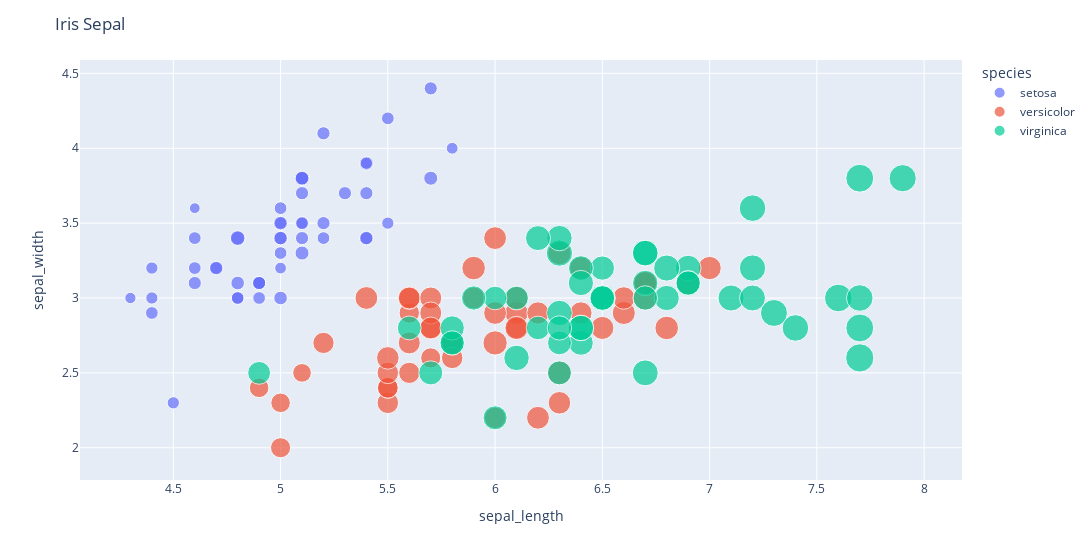

The cell this chart's notebook holds for it:
### Code cell
fig_3 = px.scatter(x='sepal_length', y='sepal_width', width=1300, size='petal_length', color='species', data_frame=df)
fig_3.update_layout(title='Iris Sepal Hue & Size')
fig_3.show()

### Figure 1 — Plotly figure (JSON) as saved in the notebook; plotly's stock layout.template omitted (floating-point values rounded to 4 significant figures)
{"data": [{"hoverlabel": {"namelength": 0}, "hovertemplate": "species=setosa<br>sepal_length=%{x}<br>sepal_width=%{y}<br>petal_length=%{marker.size}", "legendgroup": "setosa", "marker": {"color": "#636efa", "size": [1.4, 1.4, 1.3, 1.5, 1.4, 1.7, 1.4, 1.5, 1.4, 1.5, 1.5, 1.6, 1.4, 1.1, 1.2, 1.5, 1.3, 1.4, 1.7, 1.5, 1.7, 1.5, 1, 1.7, 1.9, 1.6, 1.6, 1.5, 1.4, 1.6, 1.6, 1.5, 1.5, 1.4, 1.5, 1.2, 1.3, 1.5, 1.3, 1.5, 1.3, 1.3, 1.3, 1.6, 1.9, 1.4, 1.6, 1.4, 1.5, 1.4], "sizemode": "area", "sizeref": 0.01725, "symbol": "circle"}, "mode": "markers", "name": "setosa", "showlegend": true, "type": "scatter", "x": [5.1, 4.9, 4.7, 4.6, 5, 5.4, 4.6, 5, 4.4, 4.9, 5.4, 4.8, 4.8, 4.3, 5.8, 5.7, 5.4, 5.1, 5.7, 5.1, 5.4, 5.1, 4.6, 5.1, 4.8, 5, 5, 5.2, 5.2, 4.7, 4.8, 5.4, 5.2, 5.5, 4.9, 5, 5.5, 4.9, 4.4, 5.1, 5, 4.5, 4.4, 5, 5.1, 4.8, 5.1, 4.6, 5.3, 5], "xaxis": "x", "y": [3.5, 3, 3.2, 3.1, 3.6, 3.9, 3.4, 3.4, 2.9, 3.1, 3.7, 3.4, 3, 3, 4, 4.4, 3.9, 3.5, 3.8, 3.8, 3.4, 3.7, 3.6, 3.3, 3.4, 3, 3.4, 3.5, 3.4, 3.2, 3.1, 3.4, 4.1, 4.2, 3.1, 3.2, 3.5, 3.1, 3, 3.4, 3.5, 2.3, 3.2, 3.5, 3.8, 3, 3.8, 3.2, 3.7, 3.3], "yaxis": "y"}, {"hoverlabel": {"namelength": 0}, "hovertemplate": "species=versicolor<br>sepal_length=%{x}<br>sepal_width=%{y}<br>petal_length=%{marker.size}", "legendgroup": "versicolor", "marker": {"color": "#EF553B", "size": [4.7, 4.5, 4.9, 4, 4.6, 4.5, 4.7, 3.3, 4.6, 3.9, 3.5, 4.2, 4, 4.7, 3.6, 4.4, 4.5, 4.1, 4.5, 3.9, 4.8, 4, 4.9, 4.7, 4.3, 4.4, 4.8, 5, 4.5, 3.5, 3.8, 3.7, 3.9, 5.1, 4.5, 4.5, 4.7, 4.4, 4.1, 4, 4.4, 4.6, 4, 3.3, 4.2, 4.2, 4.2, 4.3, 3, 4.1], "sizemode": "area", "sizeref": 0.01725, "symbol": "circle"}, "mode": "markers", "name": "versicolor", "showlegend": true, "type": "scatter", "x": [7, 6.4, 6.9, 5.5, 6.5, 5.7, 6.3, 4.9, 6.6, 5.2, 5, 5.9, 6, 6.1, 5.6, 6.7, 5.6, 5.8, 6.2, 5.6, 5.9, 6.1, 6.3, 6.1, 6.4, 6.6, 6.8, 6.7, 6, 5.7, 5.5, 5.5, 5.8, 6, 5.4, 6, 6.7, 6.3, 5.6, 5.5, 5.5, 6.1, 5.8, 5, 5.6, 5.7, 5.7, 6.2, 5.1, 5.7], "xaxis": "x", "y": [3.2, 3.2, 3.1, 2.3, 2.8, 2.8, 3.3, 2.4, 2.9, 2.7, 2, 3, 2.2, 2.9, 2.9, 3.1, 3, 2.7, 2.2, 2.5, 3.2, 2.8, 2.5, 2.8, 2.9, 3, 2.8, 3, 2.9, 2.6, 2.4, 2.4, 2.7, 2.7, 3, 3.4, 3.1, 2.3, 3, 2.5, 2.6, 3, 2.6, 2.3, 2.7, 3, 2.9, 2.9, 2.5, 2.8], "yaxis": "y"}, {"hoverlabel": {"namelength": 0}, "hovertemplate": "species=virginica<br>sepal_length=%{x}<br>sepal_width=%{y}<br>petal_length=%{marker.size}", "legendgroup": "virginica", "marker": {"color": "#00cc96", "size": [6, 5.1, 5.9, 5.6, 5.8, 6.6, 4.5, 6.3, 5.8, 6.1, 5.1, 5.3, 5.5, 5, 5.1, 5.3, 5.5, 6.7, 6.9, 5, 5.7, 4.9, 6.7, 4.9, 5.7, 6, 4.8, 4.9, 5.6, 5.8, 6.1, 6.4, 5.6, 5.1, 5.6, 6.1, 5.6, 5.5, 4.8, 5.4, 5.6, 5.1, 5.1, 5.9, 5.7, 5.2, 5, 5.2, 5.4, 5.1], "sizemode": "area", "sizeref": 0.01725, "symbol": "circle"}, "mode": "markers", "name": "virginica", "showlegend": true, "type": "scatter", "x": [6.3, 5.8, 7.1, 6.3, 6.5, 7.6, 4.9, 7.3, 6.7, 7.2, 6.5, 6.4, 6.8, 5.7, 5.8, 6.4, 6.5, 7.7, 7.7, 6, 6.9, 5.6, 7.7, 6.3, 6.7, 7.2, 6.2, 6.1, 6.4, 7.2, 7.4, 7.9, 6.4, 6.3, 6.1, 7.7, 6.3, 6.4, 6, 6.9, 6.7, 6.9, 5.8, 6.8, 6.7, 6.7, 6.3, 6.5, 6.2, 5.9], "xaxis": "x", "y": [3.3, 2.7, 3, 2.9, 3, 3, 2.5, 2.9, 2.5, 3.6, 3.2, 2.7, 3, 2.5, 2.8, 3.2, 3, 3.8, 2.6, 2.2, 3.2, 2.8, 2.8, 2.7, 3.3, 3.2, 2.8, 3, 2.8, 3, 2.8, 3.8, 2.8, 2.8, 2.6, 3, 3.4, 3.1, 3, 3.1, 3.1, 3.1, 2.7, 3.2, 3.3, 3, 2.5, 3, 3.4, 3], "yaxis": "y"}], "layout": {"legend": {"itemsizing": "constant", "title": {"text": "species"}, "tracegroupgap": 0}, "margin": {"t": 60}, "title": {"text": "Iris Sepal"}, "width": 1300, "xaxis": {"anchor": "y", "domain": [0, 1], "title": {"text": "sepal_length"}}, "yaxis": {"anchor": "x", "domain": [0, 1], "title": {"text": "sepal_width"}}}}
